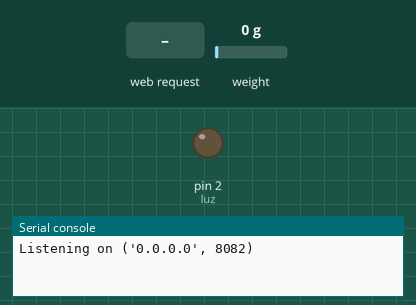
Simulated run of this program. Board: MicroPython board. On the bench: output pins drawn as LEDs (lit = HIGH), the last lines printed to the serial console. The test bench sets the inputs (shaded band); at power-on: weight on the scale 0 g. WiFi joins after 1.5 s; pins used as bus, display or sensor lines are not drawn.

Above: at 1.2 s.
1.3 s: HTTP request GET /apagar received
At 1.6 s:
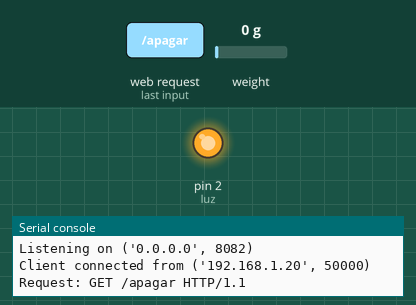
2.8 s: HTTP request GET /prender received
At 4.0 s:
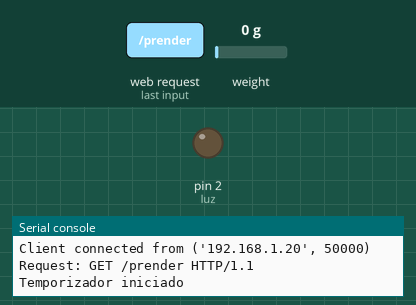
Timing chart, 0 to 5.8 s (numbered marks = the images above; inputs shaded):
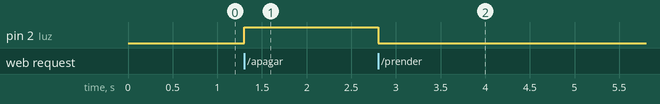

Measured:
- after the input at 1.3 s, pin 2 (luz): LOW → HIGH at once
- after the input at 2.8 s, pin 2 (luz): HIGH → LOW at once

The program:

server.py
```python
import uasyncio as asyncio
import socket
from machine import Pin, Timer, freq
import network
from hx711 import HX711

# Configuración inicial del servidor y la luz
luz = Pin(2, Pin.OUT)
sta_if = network.WLAN(network.STA_IF)
sta_if.active(True)
sta_if.connect('Zildjan', 'uuuu0000')

# Configuración inicial del SSR y el sensor HX711
freq(160000000)
ssr = Pin(10, Pin.OUT)
driver = HX711(d_out=13, pd_sck=12)
driver.channel = HX711.CHANNEL_B_32

# Define los valores de encendido y apagado del SSR
VALOR_ENCENDIDO = 7000000
VALOR_APAGADO = 3000000

# Variable global para controlar el temporizador
timer_activo = False
tim = Timer(-1)  # Crear el temporizador pero sin inicializar

# Función para manejar la presión y controlar el SSR
def manejar_presion(timer):
    try:
        presion = driver.read()  # Lee el valor de la variable

        if presion < VALOR_APAGADO:
            ssr.value(1)  # Enciende el SSR
            print("SSR encendido")
        elif presion >= VALOR_ENCENDIDO:
            ssr.value(0)  # Apaga el SSR
            print("SSR apagado")
    except Exception as e:
        print(f"Error leyendo la presión: {e}")

# Función para iniciar el temporizador
def iniciar_timer():
    global timer_activo
    if not timer_activo:
        tim.init(period=2000, mode=Timer.PERIODIC, callback=manejar_presion)
        timer_activo = True
        print("Temporizador iniciado")

# Función para detener el temporizador
def detener_timer():
    global timer_activo
    if timer_activo:
        tim.deinit()  # Detener el temporizador
        timer_activo = False
        print("Temporizador detenido")

async def handle_client(client):
    try:
        request = client.recv(1024)
        if isinstance(request, bytes):  # Verificar si el request es bytes antes de decodificar
            request = request.decode()

        request_line = request.split("\r\n")[0]
        print("Request:", request_line)

        if 'OPTIONS' in request_line:
            response = 'HTTP/1.1 204 No Content\r\nAccess-Control-Allow-Origin: *\r\nAccess-Control-Allow-Methods: GET, POST, OPTIONS\r\nAccess-Control-Allow-Headers: Content-Type\r\n\r\n'
            client.send(response.encode())

        elif 'GET /apagar HTTP/1.1' in request_line:
            luz.on()  # Apaga la luz
            detener_timer()  # Detener el temporizador
            response = 'HTTP/1.1 200 OK\r\nAccess-Control-Allow-Origin: *\r\nContent-Type: application/json\r\n\r\n{"status":"success","message":"Luz apagada y temporizador detenido"}'

        elif 'GET /prender HTTP/1.1' in request_line:
            luz.off()  # Enciende la luz
            iniciar_timer()  # Iniciar el temporizador
            response = 'HTTP/1.1 200 OK\r\nAccess-Control-Allow-Origin: *\r\nContent-Type: application/json\r\n\r\n{"status":"success","message":"Luz encendida y temporizador iniciado"}'

        else:
            response = 'HTTP/1.1 404 Not Found\r\nAccess-Control-Allow-Origin: *\r\nContent-Type: application/json\r\n\r\n{"status":"error","message":"Recurso no encontrado"}'

        client.send(response.encode())

    except Exception as e:
        print("Error handling client:", e)

    finally:
        client.close()

# Lógica del servidor
async def start_server():
    try:
        addr_info = socket.getaddrinfo('0.0.0.0', 8082)
        addr = addr_info[0][-1]

        s = socket.socket()
        s.setsockopt(socket.SOL_SOCKET, socket.SO_REUSEADDR, 1)
        s.bind(addr)
        s.listen(1)
        print('Listening on', addr)

        while True:
            client, addr = s.accept()
            print('Client connected from', addr)
            await handle_client(client)

    except OSError as e:
        print(f"OSError: {e}")

    except Exception as e:
        print(f"Unexpected error: {e}")

# Iniciar el servidor
async def main():
    await start_server()

asyncio.run(main())
```
